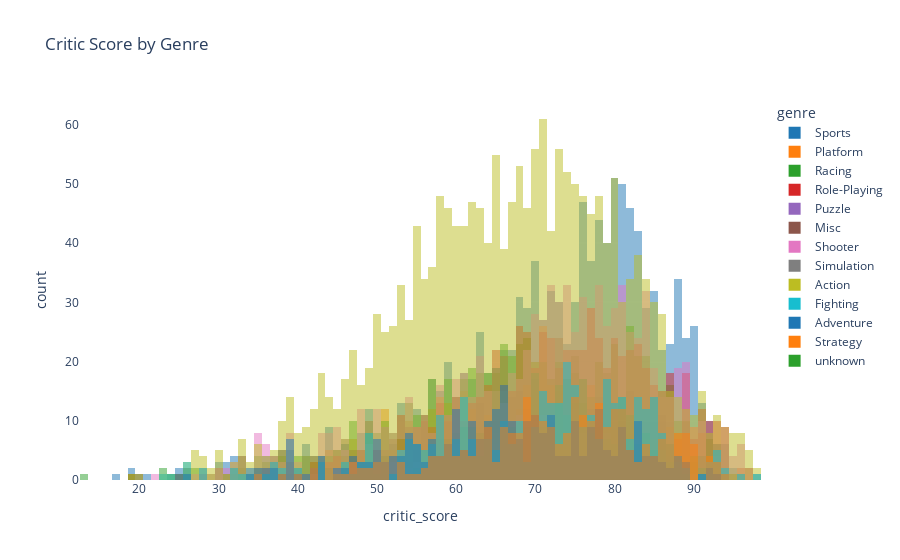

Notebook code cell kept with this figure:
### Markdown cell above
critic_score is left-skewed, so I will fill missing values with the median.

### Code cell
cs_hist = px.histogram(vg, x='critic_score', color='genre', barmode='overlay',
                       title='Critic Score by Genre',
                       color_discrete_sequence=px.colors.qualitative.D3)

cs_hist.update_layout({
    'plot_bgcolor':'rgba(0, 0, 0, 0)',
    'paper_bgcolor':'rgba(0, 0, 0, 0)'
})

cs_hist.show()

### Figure 1 — Plotly figure (JSON) as saved in the notebook; plotly's stock layout.template omitted (floating-point values rounded to 4 significant figures; data arrays with more than 128 entries replaced by an {"elided": "..."} marker saying what was removed)
{"data": [{"alignmentgroup": "True", "bingroup": "x", "hovertemplate": "genre=Sports<br>critic_score=%{x}<br>count=%{y}<extra></extra>", "legendgroup": "Sports", "marker": {"color": "#1F77B4", "opacity": 0.5, "pattern": {"shape": ""}}, "name": "Sports", "offsetgroup": "Sports", "orientation": "v", "showlegend": true, "type": "histogram", "x": {"elided": "2348 int values"}, "xaxis": "x", "yaxis": "y"}, {"alignmentgroup": "True", "bingroup": "x", "hovertemplate": "genre=Platform<br>critic_score=%{x}<br>count=%{y}<extra></extra>", "legendgroup": "Platform", "marker": {"color": "#FF7F0E", "opacity": 0.5, "pattern": {"shape": ""}}, "name": "Platform", "offsetgroup": "Platform", "orientation": "v", "showlegend": true, "type": "histogram", "x": {"elided": "888 int values"}, "xaxis": "x", "yaxis": "y"}, {"alignmentgroup": "True", "bingroup": "x", "hovertemplate": "genre=Racing<br>critic_score=%{x}<br>count=%{y}<extra></extra>", "legendgroup": "Racing", "marker": {"color": "#2CA02C", "opacity": 0.5, "pattern": {"shape": ""}}, "name": "Racing", "offsetgroup": "Racing", "orientation": "v", "showlegend": true, "type": "histogram", "x": {"elided": "1249 int values"}, "xaxis": "x", "yaxis": "y"}, {"alignmentgroup": "True", "bingroup": "x", "hovertemplate": "genre=Role-Playing<br>critic_score=%{x}<br>count=%{y}<extra></extra>", "legendgroup": "Role-Playing", "marker": {"color": "#D62728", "opacity": 0.5, "pattern": {"shape": ""}}, "name": "Role-Playing", "offsetgroup": "Role-Playing", "orientation": "v", "showlegend": true, "type": "histogram", "x": {"elided": "1498 int values"}, "xaxis": "x", "yaxis": "y"}, {"alignmentgroup": "True", "bingroup": "x", "hovertemplate": "genre=Puzzle<br>critic_score=%{x}<br>count=%{y}<extra></extra>", "legendgroup": "Puzzle", "marker": {"color": "#9467BD", "opacity": 0.5, "pattern": {"shape": ""}}, "name": "Puzzle", "offsetgroup": "Puzzle", "orientation": "v", "showlegend": true, "type": "histogram", "x": {"elided": "580 int values"}, "xaxis": "x", "yaxis": "y"}, {"alignmentgroup": "True", "bingroup": "x", "hovertemplate": "genre=Misc<br>critic_score=%{x}<br>count=%{y}<extra></extra>", "legendgroup": "Misc", "marker": {"color": "#8C564B", "opacity": 0.5, "pattern": {"shape": ""}}, "name": "Misc", "offsetgroup": "Misc", "orientation": "v", "showlegend": true, "type": "histogram", "x": {"elided": "1750 int values"}, "xaxis": "x", "yaxis": "y"}, {"alignmentgroup": "True", "bingroup": "x", "hovertemplate": "genre=Shooter<br>critic_score=%{x}<br>count=%{y}<extra></extra>", "legendgroup": "Shooter", "marker": {"color": "#E377C2", "opacity": 0.5, "pattern": {"shape": ""}}, "name": "Shooter", "offsetgroup": "Shooter", "orientation": "v", "showlegend": true, "type": "histogram", "x": {"elided": "1323 int values"}, "xaxis": "x", "yaxis": "y"}, {"alignmentgroup": "True", "bingroup": "x", "hovertemplate": "genre=Simulation<br>critic_score=%{x}<br>count=%{y}<extra></extra>", "legendgroup": "Simulation", "marker": {"color": "#7F7F7F", "opacity": 0.5, "pattern": {"shape": ""}}, "name": "Simulation", "offsetgroup": "Simulation", "orientation": "v", "showlegend": true, "type": "histogram", "x": {"elided": "873 int values"}, "xaxis": "x", "yaxis": "y"}, {"alignmentgroup": "True", "bingroup": "x", "hovertemplate": "genre=Action<br>critic_score=%{x}<br>count=%{y}<extra></extra>", "legendgroup": "Action", "marker": {"color": "#BCBD22", "opacity": 0.5, "pattern": {"shape": ""}}, "name": "Action", "offsetgroup": "Action", "orientation": "v", "showlegend": true, "type": "histogram", "x": {"elided": "3369 int values"}, "xaxis": "x", "yaxis": "y"}, {"alignmentgroup": "True", "bingroup": "x", "hovertemplate": "genre=Fighting<br>critic_score=%{x}<br>count=%{y}<extra></extra>", "legendgroup": "Fighting", "marker": {"color": "#17BECF", "opacity": 0.5, "pattern": {"shape": ""}}, "name": "Fighting", "offsetgroup": "Fighting", "orientation": "v", "showlegend": true, "type": "histogram", "x": {"elided": "849 int values"}, "xaxis": "x", "yaxis": "y"}, {"alignmentgroup": "True", "bingroup": "x", "hovertemplate": "genre=Adventure<br>critic_score=%{x}<br>count=%{y}<extra></extra>", "legendgroup": "Adventure", "marker": {"color": "#1F77B4", "opacity": 0.5, "pattern": {"shape": ""}}, "name": "Adventure", "offsetgroup": "Adventure", "orientation": "v", "showlegend": true, "type": "histogram", "x": {"elided": "1303 int values"}, "xaxis": "x", "yaxis": "y"}, {"alignmentgroup": "True", "bingroup": "x", "hovertemplate": "genre=Strategy<br>critic_score=%{x}<br>count=%{y}<extra></extra>", "legendgroup": "Strategy", "marker": {"color": "#FF7F0E", "opacity": 0.5, "pattern": {"shape": ""}}, "name": "Strategy", "offsetgroup": "Strategy", "orientation": "v", "showlegend": true, "type": "histogram", "x": {"elided": "683 int values"}, "xaxis": "x", "yaxis": "y"}, {"alignmentgroup": "True", "bingroup": "x", "hovertemplate": "genre=unknown<br>critic_score=%{x}<br>count=%{y}<extra></extra>", "legendgroup": "unknown", "marker": {"color": "#2CA02C", "opacity": 0.5, "pattern": {"shape": ""}}, "name": "unknown", "offsetgroup": "unknown", "orientation": "v", "showlegend": true, "type": "histogram", "x": [null, null], "xaxis": "x", "yaxis": "y"}], "layout": {"barmode": "overlay", "legend": {"title": {"text": "genre"}, "tracegroupgap": 0}, "paper_bgcolor": "rgba(0, 0, 0, 0)", "plot_bgcolor": "rgba(0, 0, 0, 0)", "title": {"text": "Critic Score by Genre"}, "xaxis": {"anchor": "y", "domain": [0, 1], "title": {"text": "critic_score"}}, "yaxis": {"anchor": "x", "domain": [0, 1], "title": {"text": "count"}}}}
